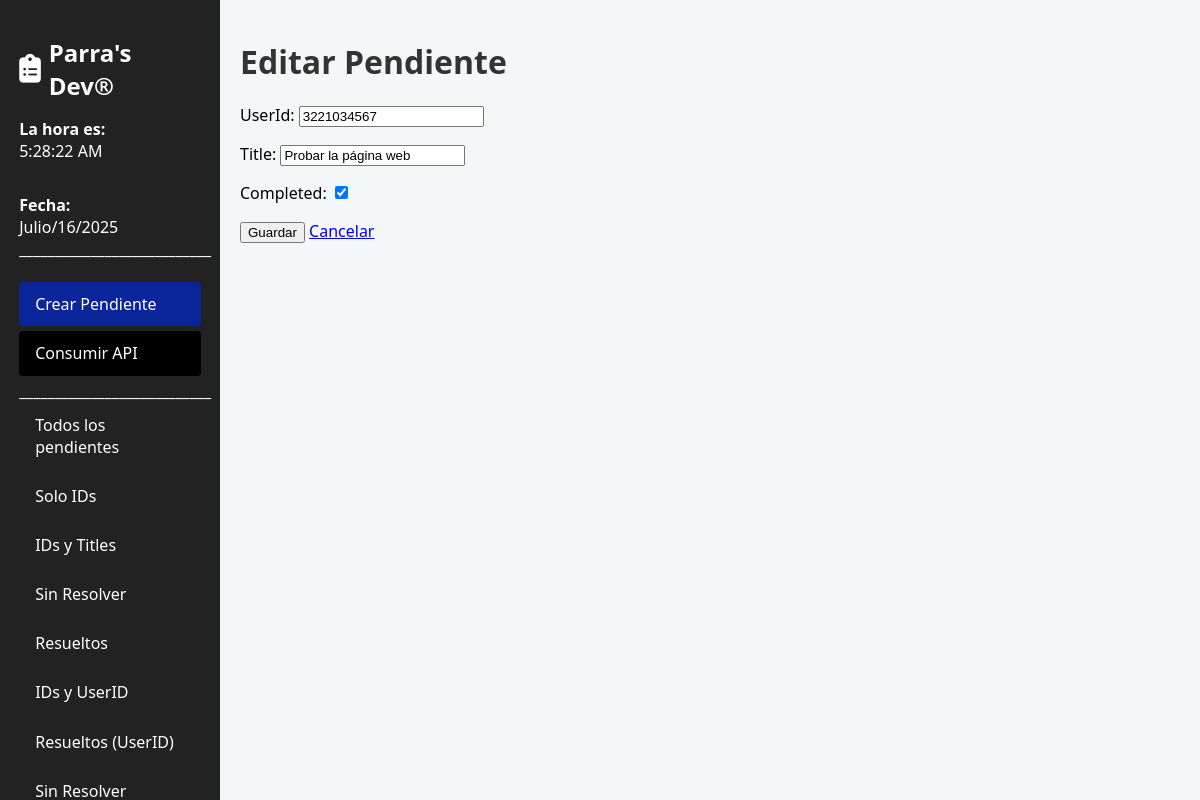
The page /editar/2/ on the database its author committed.
### pendientes/models.py (models this page shows, shortened)
class Pendiente(models.Model):
    userId = models.IntegerField()
    title = models.CharField(max_length=200)
    completed = models.BooleanField(default=False)

### pendientes/views.py (the view)
# urls.py: path('editar/<int:pk>/', views.editar_pendiente, name='editar_pendiente'),
def editar_pendiente(request, pk):
    pendiente = get_object_or_404(Pendiente, pk=pk)
    if request.method == 'POST':
        form = PendienteForm(request.POST, instance=pendiente)
        if form.is_valid():
            form.save()
            return redirect('lista_pendientes')
    else:
        form = PendienteForm(instance=pendiente)
    return render(request, 'pendientes/form_pendiente.html', {'form': form})

### pendientes/forms.py
class PendienteForm(forms.ModelForm):
    class Meta:
        model = Pendiente
        fields = ['userId', 'title', 'completed']

### pendientes/templates/pendientes/form_pendiente.html (shortened to what this page needs)
{% extends 'pendientes/base.html' %}
{% block content %}
<h1>{% if form.instance.pk %}Editar{% else %}Crear{% endif %} Pendiente</h1>
<form method="post">
    {{ form.as_p }}
    <button type="submit">Guardar</button>
    <a href="{% url 'lista_pendientes' %}">Cancelar</a>
</form>
{% endblock %}

### pendientes/static/pendientes/css/sidebar.css (style rules this page uses)
body { margin: 0; font-family: Arial, sans-serif; display: flex; }

### pendientes/static/pendientes/css/styles.css (style rules this page uses)
body { font-family: 'Segoe UI', Tahoma, Geneva, Verdana, sans-serif; background-color: #f4f7f8; margin: 0; padding: 0; }
h1 { color: #333; margin-top: 20px; }

### rows shown on the page
Pendiente: userId "3221034567", title "Probar la página web", completed "☑"
